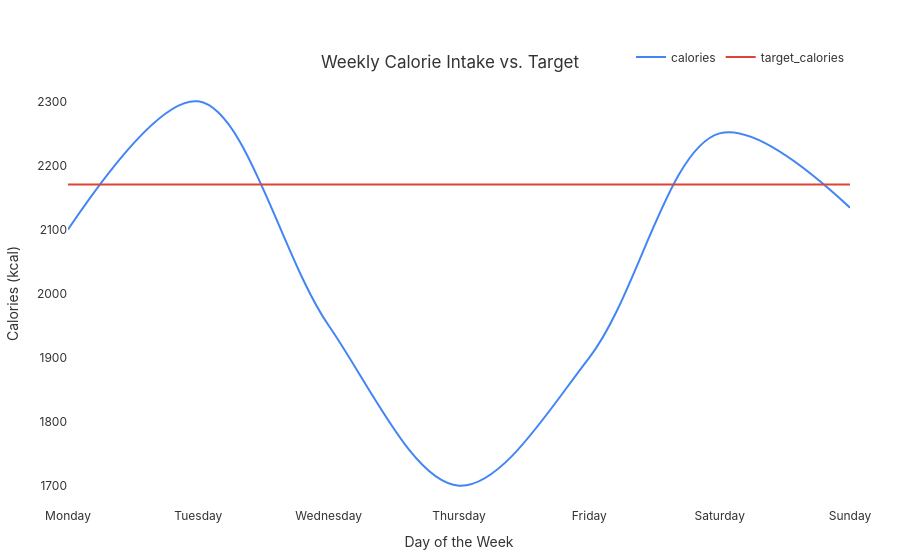

The notebook cell this image was saved under:
### Code cell
from django.shortcuts import render
from django.http import HttpResponse
import plotly.express as px
import pandas as pd
from plotly.offline import plot 

data = {
    'days' : ['Monday','Tuesday','Wednesday','Thursday','Friday','Saturday','Sunday'],
    'calories' : [2100,2300,1950,1700,1900,2250,2134]
}
df = pd.DataFrame(data)

#define the target calories and add it to the dataframe
target_calories = 2170
df['target_calories'] = target_calories

df_melted = pd.melt(df, id_vars=['days'], value_vars=['calories', 'target_calories'],var_name='line_type', value_name='value')

#create the plotly chart using px.line
fig = px.line(df_melted, 
                  x='days', 
                  y='value', 
                  color='line_type', # Differentiate lines by color
                  line_shape='spline', # Create a smooth line for the trend
                  title='Weekly Calorie Intake vs. Target',
                  color_discrete_map={
                      'calories': '#4285F4',
                      'target_calories': '#DB4437'
                  })
 # 5. Customize the layout
fig.update_layout(
    title={
        'text': 'Weekly Calorie Intake vs. Target',
        'y':0.9,
        'x':0.5,
        'xanchor': 'center',
        'yanchor': 'top'
    },
    xaxis_title='Day of the Week',
    yaxis_title='Calories (kcal)',
    font=dict(
        family="Inter, sans-serif",
        size=12,
        color="#333"
    ),
    plot_bgcolor='rgba(0,0,0,0)',
    paper_bgcolor='rgba(0,0,0,0)',
    margin=dict(l=50, r=50, t=80, b=50),
    legend=dict(
        orientation="h",
        yanchor="bottom",
        y=1.02,
        xanchor="right",
        x=1,
        title=None
    )
)

fig.show()

### Figure 1 — Plotly figure (JSON) as saved in the notebook; plotly's stock layout.template omitted (floating-point values rounded to 4 significant figures)
{"data": [{"hovertemplate": "line_type=calories<br>days=%{x}<br>value=%{y}<extra></extra>", "legendgroup": "calories", "line": {"color": "#4285F4", "dash": "solid", "shape": "spline"}, "marker": {"symbol": "circle"}, "mode": "lines", "name": "calories", "orientation": "v", "showlegend": true, "type": "scatter", "x": ["Monday", "Tuesday", "Wednesday", "Thursday", "Friday", "Saturday", "Sunday"], "xaxis": "x", "y": [2100, 2300, 1950, 1700, 1900, 2250, 2134], "yaxis": "y"}, {"hovertemplate": "line_type=target_calories<br>days=%{x}<br>value=%{y}<extra></extra>", "legendgroup": "target_calories", "line": {"color": "#DB4437", "dash": "solid", "shape": "spline"}, "marker": {"symbol": "circle"}, "mode": "lines", "name": "target_calories", "orientation": "v", "showlegend": true, "type": "scatter", "x": ["Monday", "Tuesday", "Wednesday", "Thursday", "Friday", "Saturday", "Sunday"], "xaxis": "x", "y": [2170, 2170, 2170, 2170, 2170, 2170, 2170], "yaxis": "y"}], "layout": {"font": {"color": "#333", "family": "Inter, sans-serif", "size": 12}, "legend": {"orientation": "h", "title": {}, "tracegroupgap": 0, "x": 1, "xanchor": "right", "y": 1.02, "yanchor": "bottom"}, "margin": {"b": 50, "l": 50, "r": 50, "t": 80}, "paper_bgcolor": "rgba(0,0,0,0)", "plot_bgcolor": "rgba(0,0,0,0)", "title": {"text": "Weekly Calorie Intake vs. Target", "x": 0.5, "xanchor": "center", "y": 0.9, "yanchor": "top"}, "xaxis": {"anchor": "y", "domain": [0, 1], "title": {"text": "Day of the Week"}}, "yaxis": {"anchor": "x", "domain": [0, 1], "title": {"text": "Calories (kcal)"}}}}
